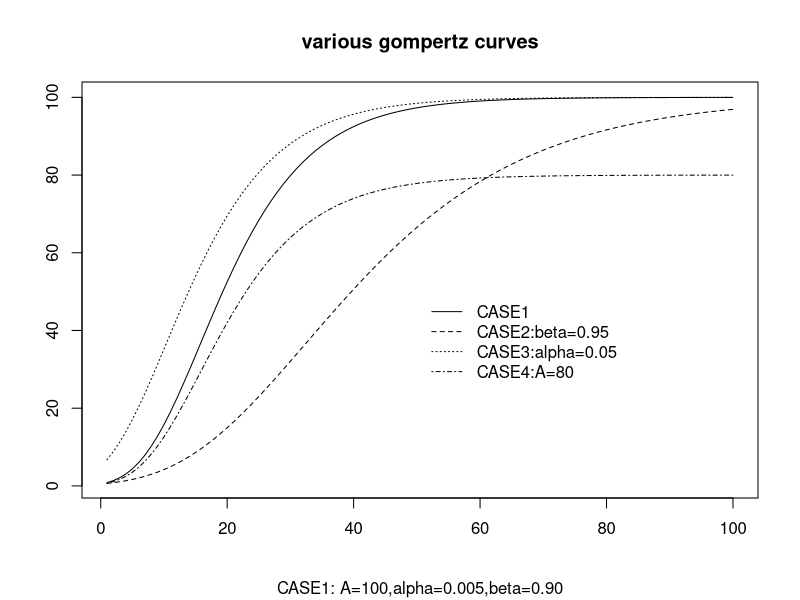

This figure's R source:
# draw gompertz curve
time <- 1:100

# CASE 1
A1 <- 100; alpha1 <- 0.005; beta1 <- 0.90
y1 <- A1*alpha1^(beta1^time)

# CASE 2
beta2 <- 0.95; y2 <- A1*alpha1^(beta2^time)

# CASE 3
alpha2 <- 0.05; y3 <- A1*alpha2^(beta1^time)

# CASE 4
A2 <- 80; y4 <- A2*alpha1^(beta1^time)

# draw
ttl <- "various gompertz curves"
sb <- "CASE1: A=100,alpha=0.005,beta=0.90"
plot(y1,type="l",xlab="",ylab="",main=ttl,sub=sb)
lines(y2,lty=2); lines(y3,lty=3); lines(y4,lty=4)
hanrei <- c("CASE1", "CASE2:beta=0.95", "CASE3:alpha=0.05", "CASE4:A=80")
legend(50,50,legend=hanrei,lty=c(1,2,3,4),box.lty=0)
